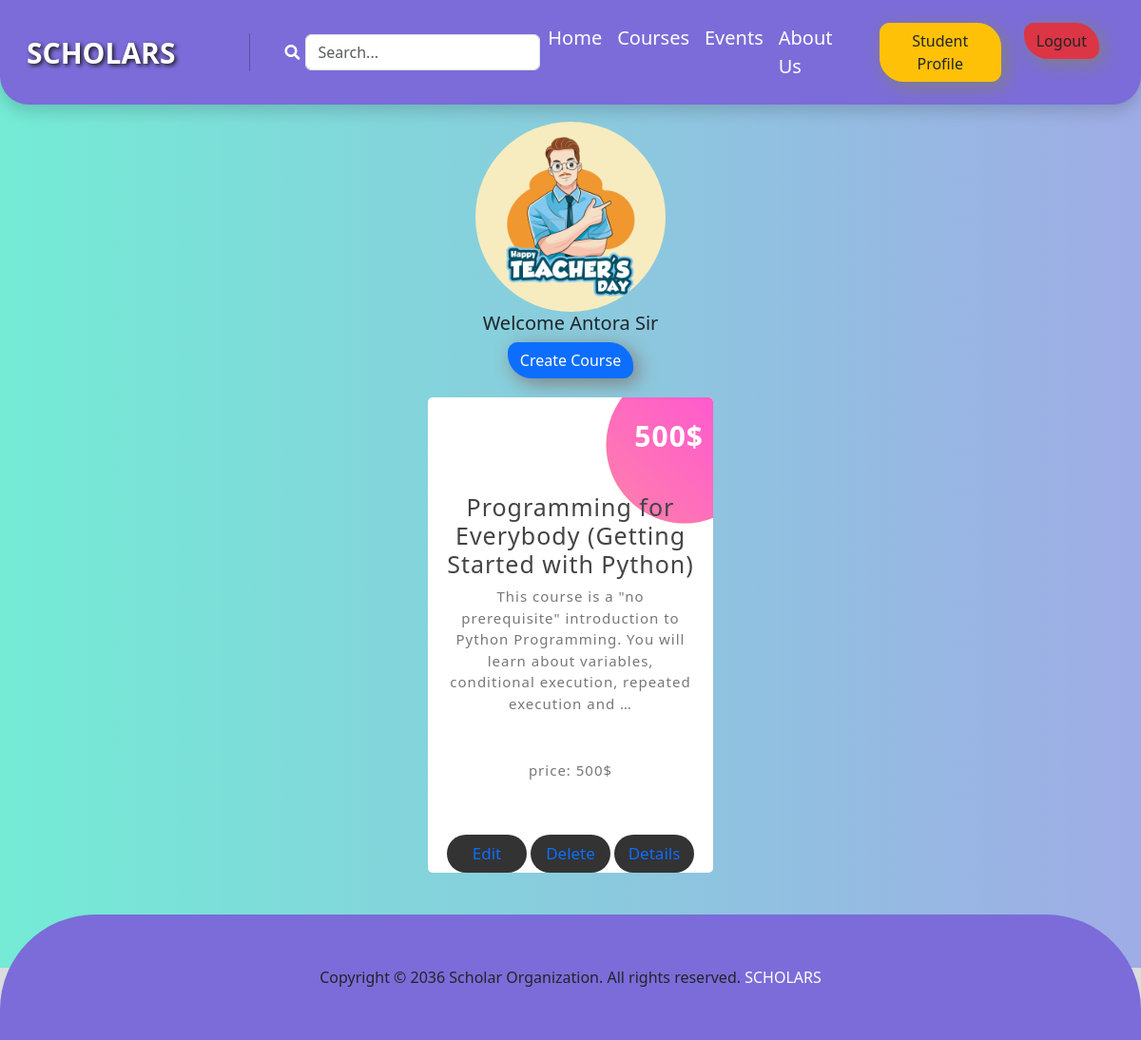
The app's page /course/teacher/ (signed in) with its own data.
### Course/models.py (models this page shows, shortened)
class AddCourse(models.Model):
    teacher = models.ForeignKey(User, on_delete=models.CASCADE,related_name='teacher' )
    Course_Title  = models.CharField(max_length=100)
    price = models.DecimalField(max_digits=10, decimal_places=0 , null=True)
    Content = models.TextField()
    Type = models.ForeignKey(Type,on_delete=models.CASCADE)
    image = models.ImageField(upload_to='Course/media/uploads/', blank = True, null = True)

### Course/views.py (the view)
# urls.py: path('teacher/',views.TeacherDashBoardView.as_view(),name='teacher'),
class TeacherDashBoardView(View):
    template_name = 'TeacherDashboard.html'
    def get(self, request, category_slug=None):
        data = models.AddCourse.objects.filter(teacher=request.user)
        categories = models.Type.objects.all()
        if category_slug is not None:
            category = models.Type.objects.get(slug=category_slug)
            data = data.filter(Type=category)
        return render(request, self.template_name, {"data": data, "categories": categories})

### Course/templates/TeacherDashboard.html
{% extends "base.html" %}
{% load static %}
{% block content %}
<section class='teacher_container hightContainer'>
<div class='pt-5'>
    <div class='d-flex justify-content-center'>
        <img class='teacher-logo' src="{% static "img/teacher.jpg" %}" alt="">
    </div>
    <h5 class='text-center'>Welcome {{user.first_name}} Sir</h5>
    <div  class='d-flex justify-content-center'>
        <button class='btn-style btn btn-primary'><a class='text-decoration-none text-white' href="{% url "addCourse" %}">Create Course</a></button>
    </div>
    <div class="Card_container">
        {% for i in data %}
        <div class="box">
            <h3>{{i.Course_Title}}</h3>
            <p class="">{{i.Content|truncatewords:20}}</p>
            <p class=" mt-5">price: {{i.price}}$</p>
            <div class='d-flex justify-content-center  gap-1'>
                <button><a class='text-decoration-none ' href="{% url "edit" i.id%}">Edit</a></button>
                <button ><a  class='text-decoration-none  ' href="{% url "delete" i.id%}">Delete</a></button>
                <button ><a class='text-decoration-none ' href="{% url "details_view" i.id%}">Details</a></button>
            </div>
            <span class='count'>{{i.price}}$</span>
          </div>
        {% endfor %}
      </div>
</div>
</section>
{% endblock content %}

### Core/static/css/style.css (style rules this page uses)
body { margin: 0; padding: 0; }
.btn-style { box-shadow: 5px 5px 20px gray; border-radius: 10px 25px; }
.Card_container { width: 100%; display: flex; justify-content: center; align-items: center; flex-wrap: wrap; background-color: #74EbD5; background-image: linear-gradient(90deg, #74EbD5 0%, #9face6 100% ); }
.box { width: 300px; height: 500px; background: #fff; border-radius: 5px; padding: 20px; padding-top: 80px; margin: 20px; text-align: center; letter-spacing: 1px; box-shadow: 0px,3px ,5px ,rgba(0,0,0,.3); overflow: hidden; position: relative; z-index: 0; }
.box h3 { margin-top: 20px; font-size: 25px; padding: 20px,0; color: #444; }
.box p { font-size: 15px; color: #777; }
.box button { width: 140px; height: 40px; background-color: #333; color: #fff; border: none; outline: none; font-size: 17px; cursor: pointer; border-radius: 50px; margin-top: 40px; }
.box::before { width: 100%; height: 100%; content: " "; position: absolute; top: 0; left: 0; z-index: -1; }
.box::after { width: 100%; height: 100%; background: #FBDA61; background-image: linear-gradient(45deg,#FBDA61 0%,#Ff5acd 100%); content: " "; position: absolute; top: 0; left: 0; z-index: -2; clip-path: circle(20% at 90% 10%); transition: 0.2s; }
.box .count { position: absolute; top: 18px; right: 10px; font-size: 30px; font-weight: bolder; color: #fff; }
.teacher_container { margin-top: -30px; margin-bottom: -80px; padding-bottom: 80px; background-color: #74EbD5; background-image: linear-gradient(90deg, #74EbD5 0%, #9face6 100% ); }
.teacher-logo { width: 200px; height: 200px; border-radius: 100px; }
.hightContainer { min-height: 80vh; }

### records on screen
AddCourse: Course_Title "Programming for Everybody (Getting Started with Python)", Content "This course is a \"no prerequisite\" introduction to Python Programming. You will learn about variables, conditional execution, repeated execution and …", price "500"

### other values on screen
{{ user.first_name }} "Antora"
